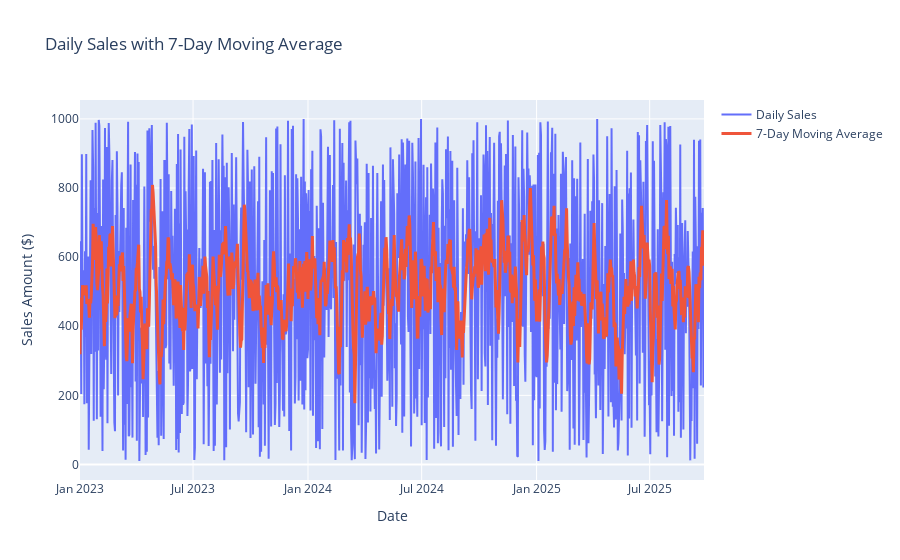

The notebook cell saved with this chart:
### Code cell
# Plot time series with rolling average
fig = (
    go.Figure()
    .add_trace(
        go.Scatter(
            x=daily_sales["date"].to_list(),
            y=daily_sales["total_sales"].to_list(),
            mode="lines",
            name="Daily Sales",
        )
    )
    .add_trace(
        go.Scatter(
            x=daily_sales["date"].to_list(),
            y=daily_sales["7d_moving_avg"].to_list(),
            mode="lines",
            name="7-Day Moving Average",
            line=dict(width=3),
        )
    )
    .update_layout(
        title="Daily Sales with 7-Day Moving Average",
        xaxis_title="Date",
        yaxis_title="Sales Amount ($)",
    )
)
fig.show()

### Figure 1 — Plotly figure (JSON) as saved in the notebook; plotly's stock layout.template omitted (floating-point values rounded to 4 significant figures; data arrays with more than 128 entries replaced by an {"elided": "..."} marker saying what was removed)
{"data": [{"mode": "lines", "name": "Daily Sales", "type": "scatter", "x": {"elided": "1000 str values"}, "y": {"elided": "1000 float values"}}, {"line": {"width": 3}, "mode": "lines", "name": "7-Day Moving Average", "type": "scatter", "x": {"elided": "1000 str values"}, "y": {"elided": "1000 float values"}}], "layout": {"title": {"text": "Daily Sales with 7-Day Moving Average"}, "xaxis": {"title": {"text": "Date"}}, "yaxis": {"title": {"text": "Sales Amount ($)"}}}}
